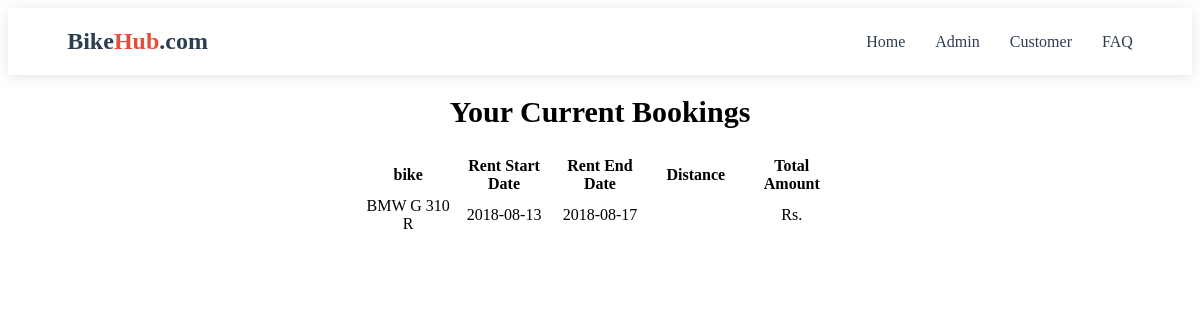
The page /cuscurrentbook.php on the database its author committed.
### tables this page shows
CREATE TABLE IF NOT EXISTS `rentedbikes` (
`id` int(100) NOT NULL,
  `customer_username` varchar(50) NOT NULL,
  `bike_id` int(20) NOT NULL,
  `booking_date` date NOT NULL,
  `rent_start_date` date NOT NULL,
  `rent_end_date` date NOT NULL,
  `bike_return_date` date DEFAULT NULL,
  `fare` double NOT NULL,
  `charge_type` varchar(25) NOT NULL DEFAULT 'days',
  `distance` double DEFAULT NULL,
  `no_of_days` int(50) DEFAULT NULL,
  `total_amount` double DEFAULT NULL,
  `return_status` varchar(10) NOT NULL
);

CREATE TABLE IF NOT EXISTS `bikes` (
`bike_id` int(20) NOT NULL,
  `bike_name` varchar(50) NOT NULL,
  `bike_nameplate` varchar(50) NOT NULL,
  `bike_img` varchar(50) DEFAULT 'NA',
  `price` float NOT NULL,
  `price_per_day` float NOT NULL,
  `bike_availability` varchar(10) NOT NULL
);

### cuscurrentbook.php (the view, shortened to what this page needs)
<?php
$conn = Connect();
?>
<!DOCTYPE html>
<html>
<head>
</head>
<body>
<?php include 'header.php'; ?>
<?php
$sql1 = "SELECT * FROM rentedbikes rc
        JOIN customers c ON c.customer_username = rc.customer_username
        JOIN bikes ON bikes.bike_id = rc.bike_id
        WHERE rc.return_status = 'NR'";
$result1 = $conn->query($sql1);
if ($result1->num_rows > 0) {
?>
<div>
    <div>
        <h1 style="margin-bottom: 25px; text-align: center; font-size: 30px;">Your Current Bookings</h1>
    </div>
</div>
<div style="padding-left: 100px; padding-right: 100px;display: flex; justify-content: center;" >
    <table>
        <thead>
            <tr>
                <th width="15%">bike</th>
                <th width="15%">Rent Start Date</th>
                <th width="15%">Rent End Date</th>
                <th width="15%">Distance</th>
                <th width="15%">Total Amount</th>
            </tr>
        </thead>
        <tbody>
            <?php while($row = $result1->fetch_assoc()) {
                $rent_end_date = $row["distance"] > 0 ? "-" : $row["rent_end_date"];?>
            <tr>
                <td><?php echo $row["bike_name"]; ?></td>
                <td><?php echo $row["rent_start_date"] ?></td>
                <td><?php echo $row["rent_end_date"]; ?></td>
                <td><?php echo $row["distance"]; ?></td>
                <td>Rs. <?php echo $row["total_amount"]; ?></td>
            </tr>
            <?php } ?>
        </tbody>
    </table>
</div>
<?php
}
?>
</body>
</html>

### cuscurrentbook.php (style rules this page uses)
td { text-align: center }

### rows shown on the page
rentedbikes: bike.bike_name "BMW G 310 R", rent_start_date "2018-08-13", rent_end_date "2018-08-17"
